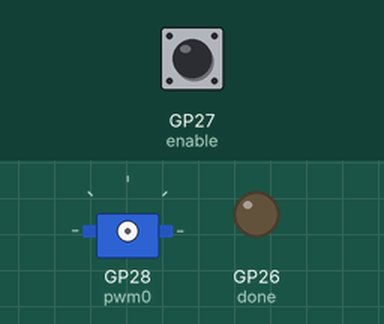
A program run on a simulated Raspberry Pi Pico running MicroPython. Parts: servo, output pins drawn as LEDs (lit = HIGH). The inputs (shaded band) are chosen by the test bench; at power-on: GP27 (enable) LOW. Servo angles are drawn from the pulse width (0.5 ms = 0°, 2.5 ms = 180°).

Above: at 1.2 s.
1.3 s: GP27 (enable) pulled HIGH for 0.15 s
At 1.8 s:
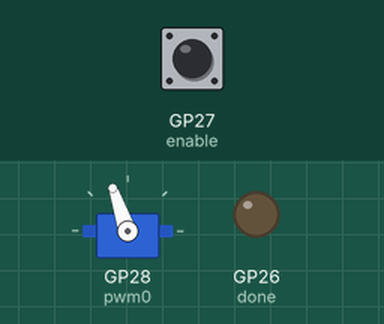
2.9 s: GP27 (enable) pulled HIGH for 1 s
At 5.0 s:
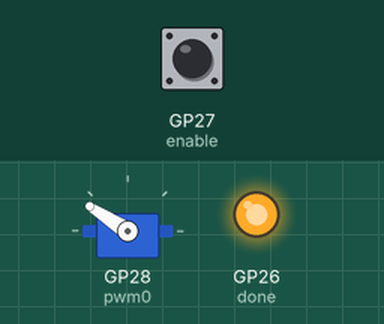
5.9 s: GP27 (enable) pulled HIGH for 3.2 s
At 6.12 s:
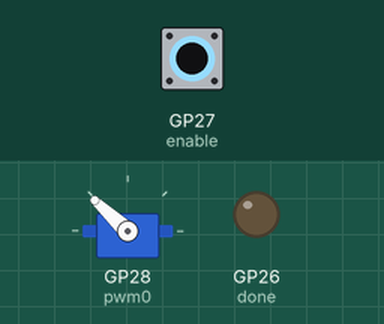
Timing chart, 0 to 10.6 s (numbered marks = the images above; inputs shaded):
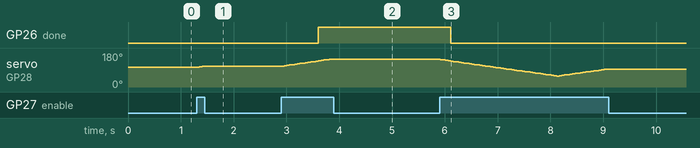

The program:

main.py
```python
import  pistonmachine
#import twohandcontrol
from time import sleep


while True:
    pistonmachine.run()
    sleep(0.05)
    #twohandcontrol.run()
```

pistonmachine.py
```python
from machine import Pin, PWM
from time import sleep

pwm0 = PWM(Pin(28))
pwm0.freq(50)

enable = Pin(27, Pin.IN, Pin.PULL_DOWN)
done = Pin(26, Pin.OUT)
done(False)

'''
testet:
pwm0.duty_u16(5400)  #90 grader  ok
pwm1.duty_u16(6400)  #90 grader  ok
pwm0.duty_u16(7400)  #35 grader  ok
pwm1.duty_u16(8000)  #45 grader  ok
pwm1.duty_u16(4800)  #135 grader  ok
pwm0.duty_u16(3400)  #145 grader  ok
#  1600 svarer til 45 grader
#  2000 svarer til 55 grader
#ca 36 "ticks" / grad
#  6480 tick / 0.5-omgang
# ticks for 180 grader  :   pwm0
'''


def setangle(angle):  #(degree)
    pwm0.duty_u16(int((angle/180)*6480)+2160)


Up=0
Down=1
Direction = Up
Angle = 90
Topangle=135
Bottomangle = 45

def run():
    global Up,Down,Direction,Angle,Topangle,Bottomangle
    if enable():
        if Direction == Up:
            Angle += 2
            if Angle>135:
                Direction = Down
        if Direction == Down:
            Angle -= 2
            if Angle<45:
                Direction = Up
        setangle(Angle)
        if Angle > 125:
            done(True)
        else:
            done(False)
```

Measured:
- after the input at 1.3 s, servo on GP28 (pwm0): 105° → 109° after 0.05 s
- after the input at 2.9 s, GP26 (done): LOW → HIGH after 0.71 s; servo on GP28 (pwm0): moves from 109° to 147° over 0.90 s, starting at once
- after the input at 5.9 s, GP26 (done): HIGH → LOW after 0.21 s
